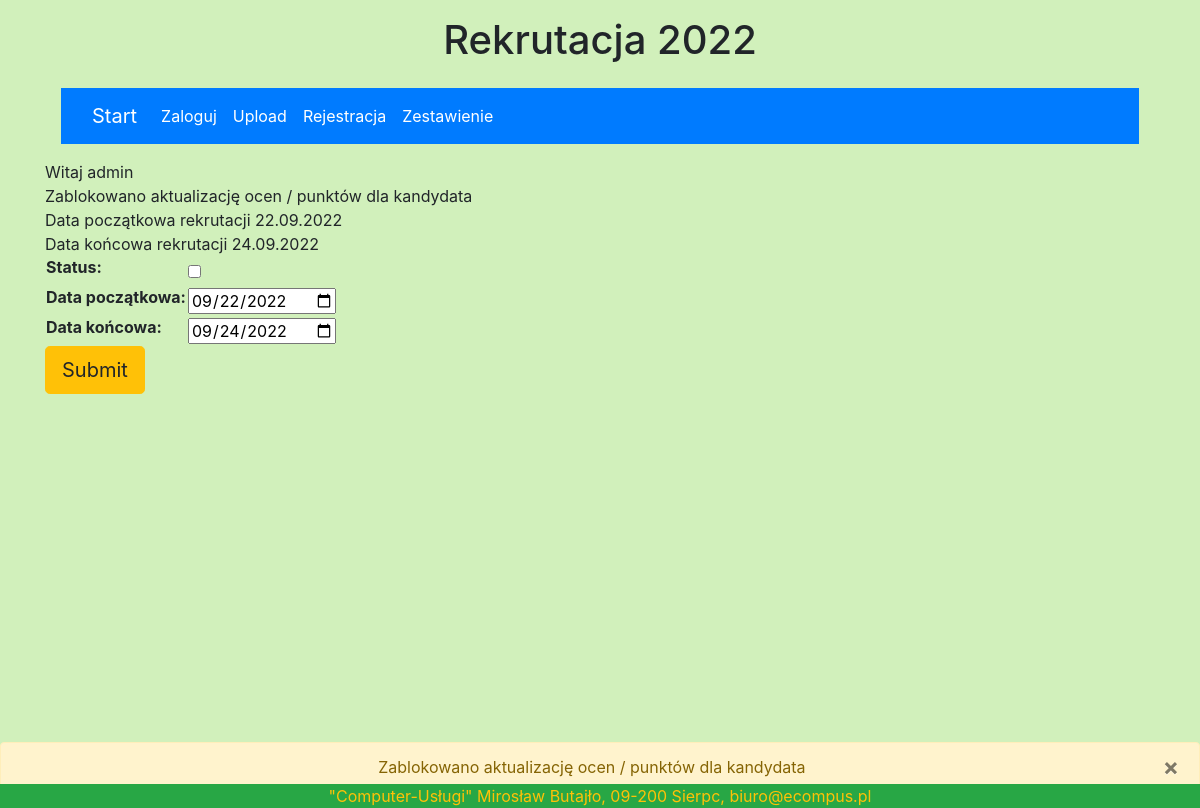
Page /zmienstatus/ (signed in) on the earlier database version.
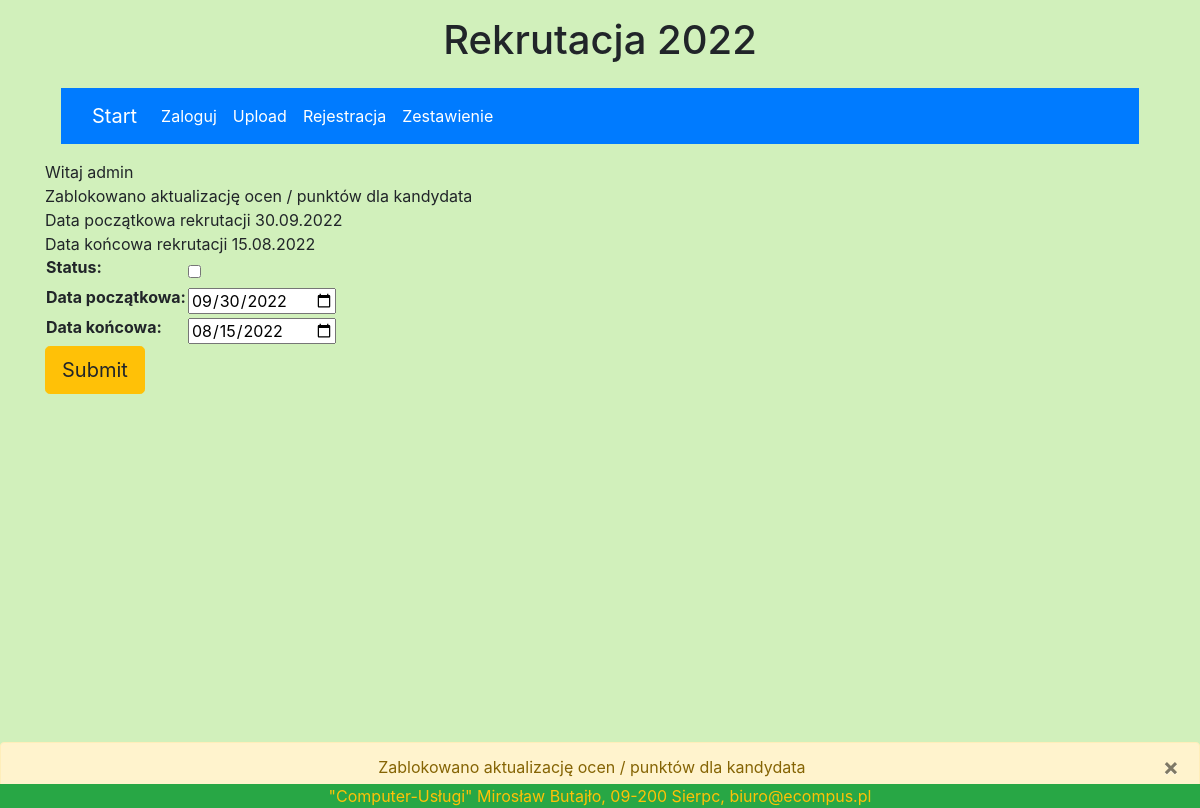
Same page on the later database version.
### licznik/models.py (models this page shows, shortened)
class User(AbstractUser):
    class Meta:
        db_table = 'user'
        constraints = [
            models.UniqueConstraint(fields=['username'], name='unique User'),
            models.UniqueConstraint(fields=['pesel'], name='unique pesel'),
            models.UniqueConstraint(fields=['email'], name='unique email')
        ]
    username = models.CharField(max_length=30, unique=True, verbose_name='Nazwa użytkownika',
                                help_text='Unikalna nazwa')
    first_name = models.CharField(max_length=200, help_text='Wymagany', verbose_name='Imię')
    second_name = models.CharField(null=True, blank=True, max_length=10, help_text='Opcja', verbose_name='Drugie imię ')
    last_name = models.CharField(max_length=200, help_text='Wymagany', verbose_name='Nazwisko')
    pesel = models.CharField(max_length=11, unique=True, validators=[
        MinLengthValidator(11), MaxLengthValidator(11), f_pesel], help_text='Wymagany')
    email = models.EmailField('email adress', unique=True, help_text='Wymagany')
    def __str__(self):
        return f'{str(self.username)}'

class Status(models.Model):
    datastart = models.DateField(default=date.today, verbose_name='Data początkowa')
    dataend = models.DateField(default=date.today, verbose_name='Data końcowa')
    status = models.BooleanField(default=False, verbose_name='status')

### licznik/views.py (the view)
# urls.py: path('zmienstatus/', views.zmienstatus, name="zmienstatus-page"),
@login_required(login_url='/login/')
def zmienstatus(request):
    if Status.objects.all().count() == 0 or None:
        if request.method == 'POST':
            form = StatusForm(request.POST or None)
            if form.is_valid():
                stat = Status(status=form.cleaned_data['status'],datastart=form.cleaned_data['datastart'],dataend=form.cleaned_data['dataend'])
                stat.save()
                statobj = Status.objects.all().first()
                checkstat = statobj.status
                datestart = statobj.datastart
                dateend = statobj.dataend
                datecurrent = datetime.date.today()
                if datecurrent > dateend or datecurrent < datestart:
                    statusdate = False
                else:
                    statusdate = True
                if checkstat or not statusdate:
                    messages.warning(request, 'Zablokowano aktualizację ocen / punktów dla kandydata')
                    message='Zablokowano aktualizację ocen / punktów dla kandydata'
                else:
                    message = 'Odblokowana aktualizację ocen / punktów dla kandydata'
                    messages.warning(request, 'Odblokowana aktualizację ocen / punktów dla kandydata')
                return render(request, 'zmienstatus.html', {'form':form, 'datestart':datestart, 'dateend':dateend,'message':message})
        else:
            form = StatusForm(None)
            comment = 'Dat nie ustalono'
            return render(request, 'zmienstatus1.html', {'form':form, 'comment':comment})
    else:
        statobj = Status.objects.all().first()
        initial_dict = {
            "datastart": statobj.datastart,
            "dataend": statobj.dataend,
            "status": statobj.status,
        }
        if request.method == 'POST':
            form = StatusForm(request.POST or None)
            if form.is_valid():
                stat = Status(id=statobj.id, status=form.cleaned_data['status'], datastart=form.cleaned_data['datastart'],
                              dataend=form.cleaned_data['dataend'])
                stat.save()
                statobj = Status.objects.all().first()
                checkstat = statobj.status
                datestart = statobj.datastart
                dateend = statobj.dataend
                datecurrent = datetime.date.today()
                if datecurrent > dateend or datecurrent < datestart:
                    statusdate = False
                else:
                    statusdate = True
                if checkstat or not statusdate:
                    comment = 'Zablokowano aktualizację ocen / punktów dla kandydata'
                    messages.warning(request, 'Zablokowano aktualizację ocen / punktów dla kandydata')
                    return render(request, 'zmienstatus.html',{'form': form, 'datestart': datestart, 'dateend': dateend,'comment': comment})
                else:
                    comment = 'Odblokowana aktualizację ocen / punktów dla kandydata'
                    messages.warning(request, 'Odblokowani aktualizację ocen / punktów dla kandydata')
                    return render(request, 'zmienstatus.html',{'form': form, 'datestart': datestart, 'dateend': dateend,'comment': comment})
        else:
            form = StatusForm(instance=statobj)
            statobj = Status.objects.all().first()
            checkstat = statobj.status
            datestart = statobj.datastart
            dateend = statobj.dataend
            datecurrent = datetime.date.today()
            if datecurrent > dateend or datecurrent < datestart:
                statusdate = False
            else:
                statusdate = True
            if checkstat or not statusdate:
                comment = 'Zablokowano aktualizację ocen / punktów dla kandydata'
                messages.warning(request, 'Zablokowano aktualizację ocen / punktów dla kandydata')
                return render(request, 'zmienstatus.html',{'form': form, 'datestart': datestart, 'dateend': dateend,'comment': comment})
            else:
                comment = 'Odblokowana aktualizację ocen / punktów dla kandydata'
                messages.warning(request, 'Odblokowano aktualizację ocen / punktów dla kandydata')
                return render(request, 'zmienstatus.html', {'form': form, 'datestart': datestart, 'dateend': dateend,'comment': comment})

### licznik/forms.py
class StatusForm(forms.ModelForm):
    class Meta:
        model = Status
        fields = ['status', 'datastart','dataend']
        widgets = {
            'datastart': DateInput(attrs={'type': 'date', 'value':datetime.datetime.today().strftime("%d-%m-%Y")}),
            'dataend': DateInput(attrs={'type': 'date'})
        }

### licznik/templates/zmienstatus.html (shortened to what this page needs)
{% extends 'base.html' %}
{% block content %}
Witaj {{ user }}<br>
{{ comment }}<br>
Data początkowa rekrutacji {{ datestart }}<br>
Data końcowa rekrutacji {{ dateend }}<br>
<form  method = 'POST' enctype="multipart/form-data">
        <table>
            {{ form.as_table }}
        </table>
        <button type="submit" class="btn btn-lg btn-warning">Submit</button>
    </form>
{% if messages %}
   {% for message in messages %}
            <div class="container-fluid p-0">
              <div class="alert alert-warning {{ message.tags }} fixed-bottom text-center " role="alert" >
                <button type="button" class="close" data-dismiss="alert" aria-label="Close">
                  <span aria-hidden="true">×</span>
                </button>
                {{ message }}
              </div>
            </div>
        {% endfor %}
{% endif %}
{% endblock %}

### accounts/templates/base.html (shortened to what this page needs)
{% load static %}
{% load bootstrap4 %}
{% bootstrap_css %}
<html lang="pl" xmlns="http://www.w3.org/1999/html">
<head>
<link rel="stylesheet" href="https://maxcdn.bootstrapcdn.com/bootstrap/4.0.0-beta.3/css/bootstrap.min.css">
<link rel="stylesheet" type="text/css" href="{% static 'style.css' %}">
</head>
 <body class="d-flex flex-column min-vh-100 p-3 mb-2  bgpage ">
  <div class="container"><h1 align="center">  Rekrutacja 2022</h1>
    <header class="p-3 .bg-success">
        <div class=".bg-success">
              <nav class="navbar navbar-expand-lg navbar-dark bg-primary">
               <div class="container-fluid">
                    <a class="navbar-brand" href="/">Start</a>
                <div class="collapse navbar-collapse" id="navbarNavDropdown">
                    <ul class="navbar-nav">
                        <li class="nav-item">
                          <a class="nav-link active" aria-current="page" href="/admin/">Zaloguj</a>
                        </li>
                        <li class="nav-item">
                          <a class="nav-link active" aria-current="page" href="/uploadfile/">Upload</a>
                        </li>
                        <li class="nav-item">
                          <a class="nav-link active" aria-current="page" href="/accounts/signup/">Rejestracja</a>
                        </li>
                         <li class="nav-item">
                          <a class="nav-link active" aria-current="page" href="/zestawienie/">Zestawienie</a>
                        </li>
                      </ul>
                </div>
  </div>
</nav>
 </div>
          </header>
{% block content %}
{% endblock %}
    <br>
    <div class="footer fixed-bottom text-warning bg-success text-center">
        <footer >"Computer-Usługi" Mirosław Butajło, 09-200 Sierpc, biuro@ecompus.pl </footer>
    </div>
  </div>
  </body>
</html>

### licznik/static/style.css (style rules this page uses)
.bgpage { background-color: #d1f0bb; }

Differences in the rows shown:
removed Status: datastart "22.09.2022", dataend "24.09.2022"
added Status: datastart "30.09.2022", dataend "15.08.2022"
Other differences:
form field datastart: "09/22/2022" → "09/30/2022"
form field dataend: "09/24/2022" → "08/15/2022"
